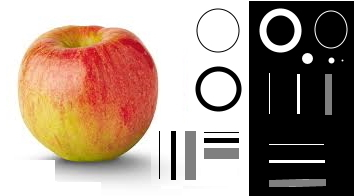
//> input picture resourses/apple.jpeg, 354 x 196 px
$ ./1-1-blures-bilateral   (built with g++ and OpenCV 4)
//> lines starting //> are read from the running program, lines starting //| are printed output that depends on the picture
// compile manually with:
// g++ -o 2_filtering.exe 2_filtering.cpp -IC:\DY\Programs\OpenCV-MinGW-Build\include -IC:\DY\Programs\OpenCV-MinGW-Build\include\opencv4 -LC:\DY\Programs\OpenCV-MinGW-Build\x64\mingw\lib -lopencv_core455 -lopencv_imgcodecs455 -lopencv_highgui455 -lopencv_imgproc455
// or press Ctl+Shift+b for build(compile) with parameters from task.json

#include <opencv2/opencv.hpp>
#include <opencv2/imgproc.hpp>
#include <iostream>

int main() {
    cv::Mat image = cv::imread("resourses/apple.jpeg");
//> image is the input picture: 196 rows x 354 cols, CV_8UC3; mean B, G, R 135, 147.2, 167.3
        if (image.empty()) {
        std::cerr << "==== Could not open or find the image! ====" << std::endl;
        return -1;
    }
    cv::imshow("Original Image", image);

    cv::Mat bilateralImg, gaussImg, medianImg;

    for (int d = 5; d < 26; d += 6){
        std::cout << "kernel is " << d << "\n";
        cv::bilateralFilter(image, bilateralImg, d, 50, 30);
        cv::GaussianBlur(image, gaussImg, cv::Size(d, d), 0);
        cv::medianBlur(image, medianImg, d);

        cv::imshow("bilateral filtered Image", bilateralImg);
        cv::imshow("Gauss fblur Image", gaussImg);
        cv::imshow("Median fblur Image", medianImg);
        cv::waitKey(0);
    }
//> this loop made 4 passes
//> pass 1, `cv::GaussianBlur(image, gaussImg, cv::Size(d, d), 0);`:
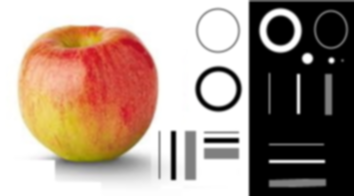
//> gaussImg: 196 rows x 354 cols, CV_8UC3; mean B, G, R 134.9, 147.1, 167.2
//> after the loop:
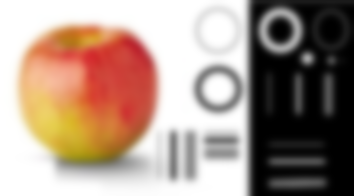
//> gaussImg: 196 rows x 354 cols, CV_8UC3; mean B, G, R 134.9, 147, 167.1
//> after the loop:
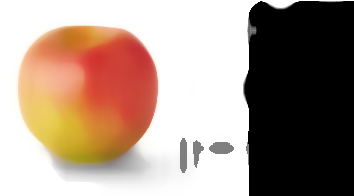
//> medianImg: 196 rows x 354 cols, CV_8UC3; mean B, G, R 135.2, 147.5, 167.4

    cv::waitKey(0);
    // cv::destroyAllWindows();
    return 0;
}
